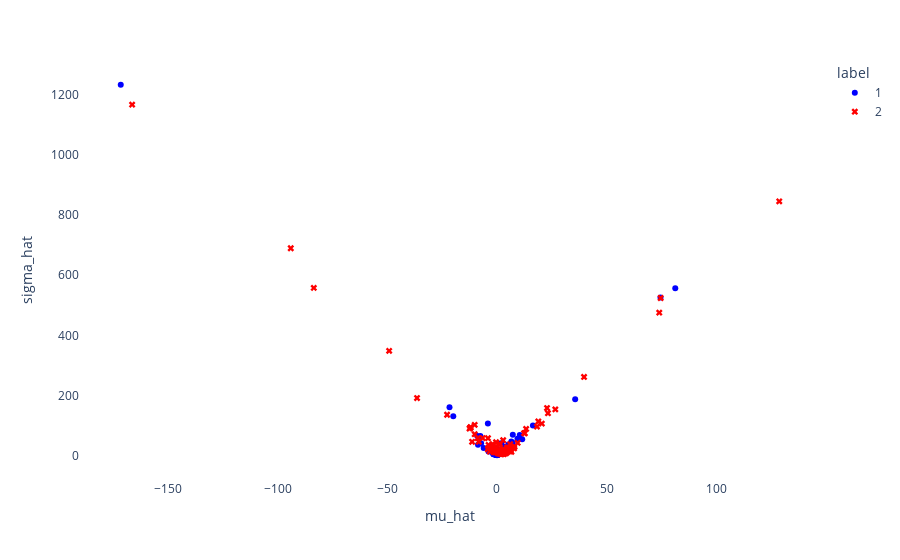

The notebook cell this image was saved under:
### Code cell
color_discrete_map = {
    "1": 'blue',
    "2": 'red',
}

symbol_map = {
    "1": 'circle',
    "2": 'x',
}

fig = px.scatter(
    df,
    x="mu_hat",
    y="sigma_hat",
    color="label",
    color_discrete_map=color_discrete_map,
    symbol='label',
    symbol_map=symbol_map,
    )
fig.update_layout(
    plot_bgcolor='white',  # Establece el fondo blanco
)
